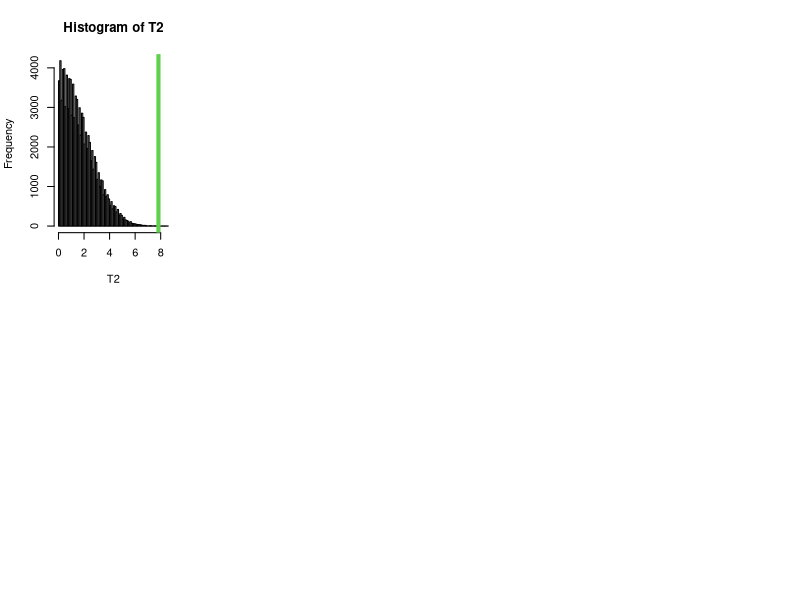

This chart was generated by the following R code: (Note: this script raises an error after producing the figure.)
#understand if the mean loss of colony during summer is significantly different from the one in the winter
#being Y(i_summer)∼iid Y(summer) and Y(i_winter)∼iid Y(winter), we want to test the equality of the two distributions

##  H0:Y(summer)=Y(winter) vs H1:Y(summer)≠Y(winter)
library(progress)
data <- read.csv('final_data_bystate.csv')
n<-dim(data)[1]
for(i in 1:n){
  ifelse((data$months[i] == "Q2" | data$months[i] == "Q3" ), 
         data$months[i] <- "Summer",  data$months[i] <- "Winter")
}

#per evitare la dipendenza faccio il test per ogni anno
df_season <- read.csv('df_season.csv')

p_value <- numeric(8)
x11()
par(mfrow=c(2,4))
year<-c("2015","2016","2017","2018","2019","2020","2021","2022")
for (j in 1:8){
  
i2<-which(df_season$season=="Summer"&df_season$year_revisited==year[j])
i3<-which(df_season$season=="Winter"&df_season$year_revisited==year[j])
t1<-df_season[i2,4]  #summer population in 2015
t2<-df_season[i3,4]  #winter population in 2015

#paired population
delta.0 <- 0
diff <- t1-t2
diff.mean <- mean(diff)
diff.cov <- var(diff)

#euclidean distance between the difference in means and the hypothesised value
T20 <- abs(diff.mean-delta.0) 
#Mahalanobis distance, but "forgetting" about the covariance between the values
#T20 <- as.numeric( (diff.mean-delta.0) %*% solve(diag(diag(diff.cov))) %*% (diff.mean-delta.0))

B = 100000
seed = 26111992
n1 <- length(t1)[1]
n2 <- length(t2)[1]
n <- n1+n2
T2 <- numeric(B)
set.seed(seed)
for(perm in 1:B)
{
  # Random permutation
  # obs: exchanging data within couples means changing the sign of the difference
  signs.perm <- rbinom(n1, 1, 0.5)*2 - 1
  diff_perm <- diff * matrix(signs.perm,nrow=n1,ncol=1,byrow=FALSE)
  diff.mean_perm <- mean(diff_perm)
  T2[perm] <- abs(diff.mean_perm-delta.0)
}
# plotting the permutational distribution under H0
hist(T2,xlim=range(c(T2,T20)),breaks=100)
abline(v=T20,col=3,lwd=4)

#plot(ecdf(T2))
#abline(v=T20,col=3,lwd=4)

# p-value
p_val[j] <- sum(T2>=T20)/B
}
#[1] 0.00010 0.00661 0.00001 0.00001 0.10453 0.52872
# 0.00010 0.00229










#p_val=1e-04

i2<-which(df_season$season=="Summer"&df_season$year_revisited=="2016")
i3<-which(df_season$season=="Winter"&df_season$year_revisited=="2016")
t1<-df_season[i2,4]  #summer population in 2016
t2<-df_season[i3,4]

#p_val=0.00661

i2<-which(df_season$season=="Summer"&df_season$year_revisited=="2017")
i3<-which(df_season$season=="Winter"&df_season$year_revisited=="2017")
t1<-df_season[i2,4]  #summer population in 2017
t2<-df_season[i3,4]

#p_val=1e-05

i2<-which(df_season$season=="Summer"&df_season$year_revisited=="2018")
i3<-which(df_season$season=="Winter"&df_season$year_revisited=="2018")
t1<-df_season[i2,4]  #summer population in 2018
t2<-df_season[i3,4]

#p_val=1e-05

i2<-which(df_season$season=="Summer"&df_season$year_revisited=="2019")
i3<-which(df_season$season=="Winter"&df_season$year_revisited=="2019")
t1<-df_season[i2,4]  #summer population in 2019
t2<-df_season[i3,4]

#p_val=0.10453

i2<-which(df_season$season=="Summer"&df_season$year_revisited=="2020")
i3<-which(df_season$season=="Winter"&df_season$year_revisited=="2020")
t1<-df_season[i2,4]  #summer population in 2020
t2<-df_season[i3,4]

#p_val=0.52872

i2<-which(df_season$season=="Summer"&df_season$year_revisited=="2021")
i3<-which(df_season$season=="Winter"&df_season$year_revisited=="2021")
t1<-df_season[i2,4]  #summer population in 2021
t2<-df_season[i3,4]

#p_val=1e-04

i2<-which(df_season$season=="Summer"&df_season$year_revisited=="2022")
i3<-which(df_season$season=="Winter"&df_season$year_revisited=="2022")
t1<-df_season[i2,4]  #summer population in 2022
t2<-df_season[i3,4]

#p_val=0.00229



